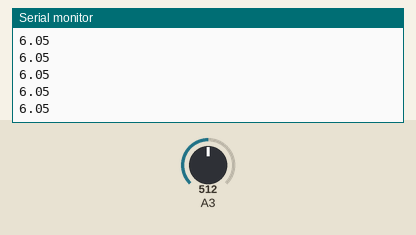
Simulated run of this sketch. Board: Arduino Uno, built with avr-gcc and run on an emulated ATmega328P. On the bench: the last lines printed to the serial monitor. The inputs (shaded band) are chosen by the test bench; at power-on: A3 = 512.

Above: at 1.2 s.
1.3 s: A3 set to 716
At 2.0 s:
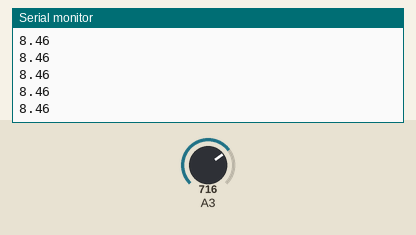
2.8 s: A3 set to 900
At 3.9 s:
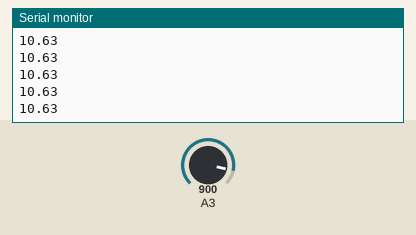
Timing chart, 0 to 5.8 s (numbered marks = the images above; inputs shaded):
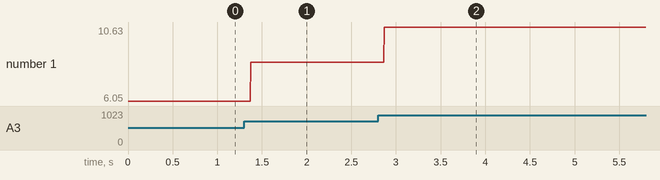

The sketch:

13_zmeraj_baterku.ino
```cpp
void setup()
{
  Serial.begin(9600);
}

float zmeraj_baterku()
{
  analogReference(INTERNAL);
  float volt = analogRead(A3);
  analogReference(DEFAULT);
  return volt * 0.01181640625;  // volt * 1.1 * 242 / 22 / 1023  (22 KOhm out of 220+22=242 KOhm)
}

void loop()
{
  float bat = zmeraj_baterku();
  Serial.println(bat);
}
```

Measured:
- after the input at 1.3 s, the serial monitor: prints a new line after 0.07 s (image 1)
- after the input at 2.8 s, the serial monitor: prints a new line after 0.07 s (image 2)
- plotted number 1: 6.05 → 8.46 after the input at 1.3 s, 8.46 → 10.6 after the input at 2.8 s
